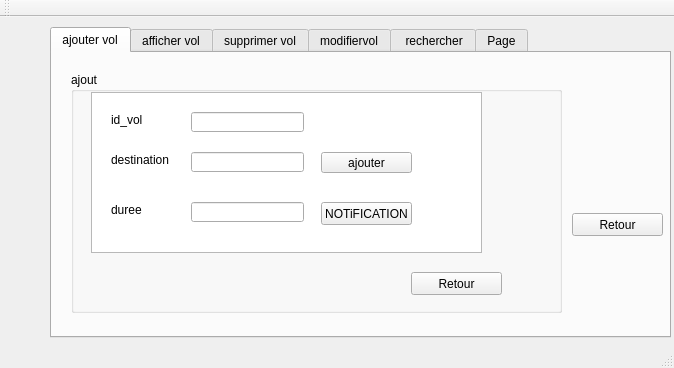
<?xml version="1.0" encoding="UTF-8"?>
<ui version="4.0">
 <class>gestion_vol</class>
 <widget class="QMainWindow" name="gestion_vol">
  <property name="geometry">
   <rect>
    <x>0</x>
    <y>0</y>
    <width>674</width>
    <height>368</height>
   </rect>
  </property>
  <property name="windowTitle">
   <string>Gestion des Clients</string>
  </property>
  <widget class="QWidget" name="centralWidget">
   <widget class="QTabWidget" name="tabWidget">
    <property name="geometry">
     <rect>
      <x>50</x>
      <y>10</y>
      <width>621</width>
      <height>311</height>
     </rect>
    </property>
    <property name="currentIndex">
     <number>0</number>
    </property>
    <widget class="QWidget" name="tab">
     <attribute name="title">
      <string>ajouter vol</string>
     </attribute>
     <widget class="QGroupBox" name="groupBox">
      <property name="geometry">
       <rect>
        <x>19</x>
        <y>19</y>
        <width>491</width>
        <height>241</height>
       </rect>
      </property>
      <property name="title">
       <string>ajout</string>
      </property>
      <widget class="QLabel" name="label">
       <property name="geometry">
        <rect>
         <x>40</x>
         <y>40</y>
         <width>61</width>
         <height>16</height>
        </rect>
       </property>
       <property name="text">
        <string>id_vol</string>
       </property>
      </widget>
      <widget class="QLabel" name="label_2">
       <property name="geometry">
        <rect>
         <x>40</x>
         <y>80</y>
         <width>61</width>
         <height>16</height>
        </rect>
       </property>
       <property name="text">
        <string>destination</string>
       </property>
      </widget>
      <widget class="QLabel" name="label_3">
       <property name="geometry">
        <rect>
         <x>40</x>
         <y>130</y>
         <width>51</width>
         <height>16</height>
        </rect>
       </property>
       <property name="text">
        <string>duree</string>
       </property>
      </widget>
      <widget class="QLineEdit" name="le_ID">
       <property name="geometry">
        <rect>
         <x>120</x>
         <y>40</y>
         <width>113</width>
         <height>20</height>
        </rect>
       </property>
      </widget>
      <widget class="QLineEdit" name="le_destination">
       <property name="geometry">
        <rect>
         <x>120</x>
         <y>80</y>
         <width>113</width>
         <height>20</height>
        </rect>
       </property>
      </widget>
      <widget class="QLineEdit" name="le_duree">
       <property name="geometry">
        <rect>
         <x>120</x>
         <y>130</y>
         <width>113</width>
         <height>20</height>
        </rect>
       </property>
      </widget>
      <widget class="QPushButton" name="pb_ajouter">
       <property name="geometry">
        <rect>
         <x>250</x>
         <y>80</y>
         <width>91</width>
         <height>21</height>
        </rect>
       </property>
       <property name="text">
        <string>ajouter</string>
       </property>
      </widget>
      <widget class="QTextEdit" name="textEdit">
       <property name="geometry">
        <rect>
         <x>20</x>
         <y>20</y>
         <width>391</width>
         <height>161</height>
        </rect>
       </property>
      </widget>
      <widget class="QPushButton" name="pushButton_64">
       <property name="geometry">
        <rect>
         <x>250</x>
         <y>130</y>
         <width>91</width>
         <height>23</height>
        </rect>
       </property>
       <property name="text">
        <string>NOTiFICATION</string>
       </property>
      </widget>
      <widget class="QPushButton" name="pushButton_65">
       <property name="geometry">
        <rect>
         <x>340</x>
         <y>200</y>
         <width>91</width>
         <height>23</height>
        </rect>
       </property>
       <property name="text">
        <string>Retour</string>
       </property>
      </widget>
      <zorder>textEdit</zorder>
      <zorder>label</zorder>
      <zorder>label_2</zorder>
      <zorder>label_3</zorder>
      <zorder>le_ID</zorder>
      <zorder>le_destination</zorder>
      <zorder>le_duree</zorder>
      <zorder>pb_ajouter</zorder>
      <zorder>pushButton_64</zorder>
      <zorder>pushButton_65</zorder>
     </widget>
     <widget class="QPushButton" name="pushButton_66">
      <property name="geometry">
       <rect>
        <x>520</x>
        <y>160</y>
        <width>91</width>
        <height>23</height>
       </rect>
      </property>
      <property name="text">
       <string>Retour</string>
      </property>
     </widget>
    </widget>
    <widget class="QWidget" name="tab_2">
     <attribute name="title">
      <string>afficher vol</string>
     </attribute>
     <widget class="QTableView" name="tableView">
      <property name="geometry">
       <rect>
        <x>5</x>
        <y>21</y>
        <width>441</width>
        <height>211</height>
       </rect>
      </property>
     </widget>
     <widget class="QPushButton" name="pushButton_4">
      <property name="geometry">
       <rect>
        <x>470</x>
        <y>210</y>
        <width>75</width>
        <height>23</height>
       </rect>
      </property>
      <property name="text">
       <string>PDF</string>
      </property>
     </widget>
     <widget class="QPushButton" name="pb_stat">
      <property name="geometry">
       <rect>
        <x>470</x>
        <y>170</y>
        <width>75</width>
        <height>23</height>
       </rect>
      </property>
      <property name="text">
       <string>STAT</string>
      </property>
     </widget>
     <widget class="QPushButton" name="pushButton_5">
      <property name="geometry">
       <rect>
        <x>470</x>
        <y>130</y>
        <width>75</width>
        <height>23</height>
       </rect>
      </property>
      <property name="text">
       <string>TRI</string>
      </property>
     </widget>
    </widget>
    <widget class="QWidget" name="tab_3">
     <attribute name="title">
      <string>supprimer vol</string>
     </attribute>
     <widget class="QPushButton" name="pushButton">
      <property name="geometry">
       <rect>
        <x>420</x>
        <y>110</y>
        <width>75</width>
        <height>23</height>
       </rect>
      </property>
      <property name="text">
       <string>Supprimer</string>
      </property>
     </widget>
     <widget class="QLabel" name="label_4">
      <property name="geometry">
       <rect>
        <x>40</x>
        <y>40</y>
        <width>47</width>
        <height>14</height>
       </rect>
      </property>
      <property name="text">
       <string>Id_vol</string>
      </property>
     </widget>
     <widget class="QLineEdit" name="lineEdit_supp">
      <property name="geometry">
       <rect>
        <x>130</x>
        <y>40</y>
        <width>113</width>
        <height>20</height>
       </rect>
      </property>
     </widget>
    </widget>
    <widget class="QWidget" name="tab_4">
     <attribute name="title">
      <string>modifiervol</string>
     </attribute>
     <widget class="QLabel" name="label_5">
      <property name="geometry">
       <rect>
        <x>70</x>
        <y>50</y>
        <width>47</width>
        <height>14</height>
       </rect>
      </property>
      <property name="text">
       <string>id _vol</string>
      </property>
     </widget>
     <widget class="QLabel" name="label_6">
      <property name="geometry">
       <rect>
        <x>70</x>
        <y>100</y>
        <width>47</width>
        <height>14</height>
       </rect>
      </property>
      <property name="text">
       <string>duree</string>
      </property>
     </widget>
     <widget class="QLabel" name="label_7">
      <property name="geometry">
       <rect>
        <x>70</x>
        <y>150</y>
        <width>61</width>
        <height>16</height>
       </rect>
      </property>
      <property name="text">
       <string>destination</string>
      </property>
     </widget>
     <widget class="QPushButton" name="pushButton_2">
      <property name="geometry">
       <rect>
        <x>310</x>
        <y>50</y>
        <width>75</width>
        <height>23</height>
       </rect>
      </property>
      <property name="text">
       <string>Modifier</string>
      </property>
     </widget>
     <widget class="QLineEdit" name="lineEdit_vol_mod">
      <property name="geometry">
       <rect>
        <x>170</x>
        <y>50</y>
        <width>113</width>
        <height>20</height>
       </rect>
      </property>
     </widget>
     <widget class="QLineEdit" name="lineEdit_duree_mod">
      <property name="geometry">
       <rect>
        <x>170</x>
        <y>100</y>
        <width>113</width>
        <height>20</height>
       </rect>
      </property>
     </widget>
     <widget class="QLineEdit" name="lineEdit_destination_mod">
      <property name="geometry">
       <rect>
        <x>170</x>
        <y>150</y>
        <width>113</width>
        <height>20</height>
       </rect>
      </property>
     </widget>
    </widget>
    <widget class="QWidget" name="tab_5">
     <attribute name="title">
      <string> rechercher</string>
     </attribute>
     <widget class="QPushButton" name="pushButton_3">
      <property name="geometry">
       <rect>
        <x>430</x>
        <y>30</y>
        <width>75</width>
        <height>23</height>
       </rect>
      </property>
      <property name="text">
       <string>rechercher</string>
      </property>
     </widget>
     <widget class="QLineEdit" name="line_recherche">
      <property name="geometry">
       <rect>
        <x>212</x>
        <y>30</y>
        <width>191</width>
        <height>20</height>
       </rect>
      </property>
     </widget>
     <widget class="QTableView" name="tab_recherche">
      <property name="geometry">
       <rect>
        <x>135</x>
        <y>60</y>
        <width>341</width>
        <height>91</height>
       </rect>
      </property>
     </widget>
    </widget>
    <widget class="QWidget" name="tab_6">
     <attribute name="title">
      <string>Page</string>
     </attribute>
     <widget class="QPushButton" name="pushButton_6">
      <property name="geometry">
       <rect>
        <x>410</x>
        <y>60</y>
        <width>91</width>
        <height>23</height>
       </rect>
      </property>
      <property name="text">
       <string>NOTiFICATION</string>
      </property>
     </widget>
     <widget class="QTextEdit" name="textEdit_2">
      <property name="geometry">
       <rect>
        <x>73</x>
        <y>40</y>
        <width>321</width>
        <height>161</height>
       </rect>
      </property>
     </widget>
     <widget class="QPushButton" name="pushButton_7">
      <property name="geometry">
       <rect>
        <x>420</x>
        <y>130</y>
        <width>75</width>
        <height>23</height>
       </rect>
      </property>
      <property name="text">
       <string>ARDUINO</string>
      </property>
     </widget>
    </widget>
   </widget>
  </widget>
  <widget class="QMenuBar" name="menuBar">
   <property name="geometry">
    <rect>
     <x>0</x>
     <y>0</y>
     <width>674</width>
     <height>26</height>
    </rect>
   </property>
  </widget>
  <widget class="QToolBar" name="mainToolBar">
   <attribute name="toolBarArea">
    <enum>TopToolBarArea</enum>
   </attribute>
   <attribute name="toolBarBreak">
    <bool>false</bool>
   </attribute>
  </widget>
  <widget class="QStatusBar" name="statusBar"/>
 </widget>
 <layoutdefault spacing="6" margin="11"/>
 <resources/>
 <connections/>
</ui>
